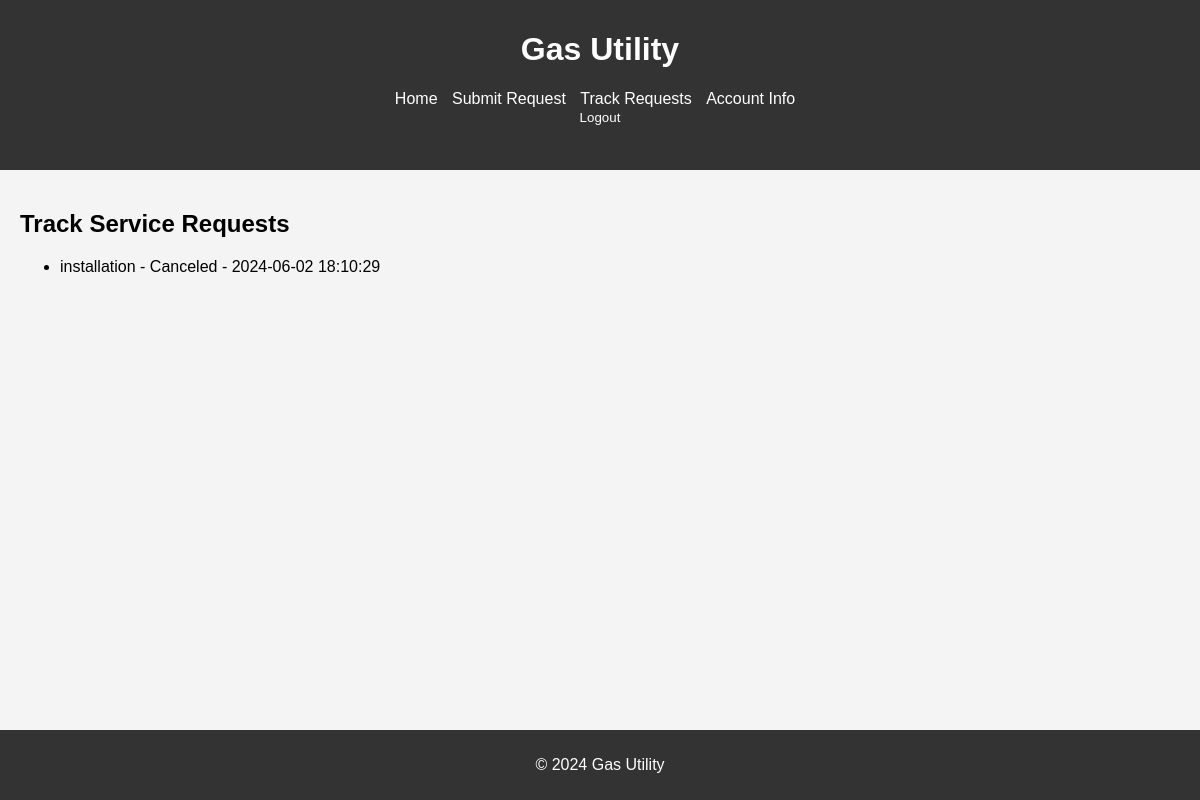
The page /track_requests/ (signed in) on the database as committed earlier.
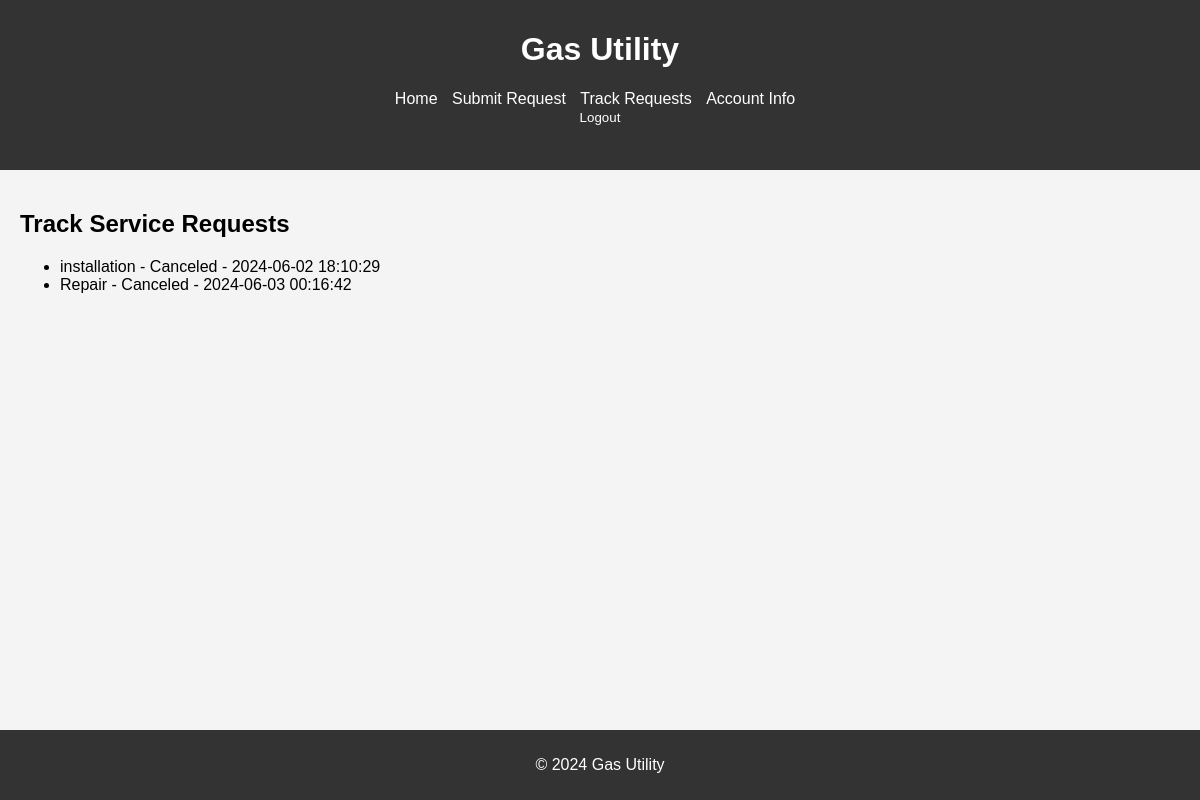
The same page on the database as committed later.
### customer_service/models.py (models this page shows)
class ServiceRequest(models.Model):
    INSTALLATION = 'Installation'
    MAINTENANCE = 'Maintenance'
    REPAIR = 'Repair'
    INSPECTION = 'Inspection'
    ENERGY_AUDIT = 'Energy Audit'
    REQUEST_TYPE_CHOICES = [
        (INSTALLATION, 'Installation'),
        (MAINTENANCE, 'Maintenance'),
        (REPAIR, 'Repair'),
        (INSPECTION, 'Inspection'),
        (ENERGY_AUDIT, 'Energy Audit'),
    ]
    PENDING = 'Pending'
    IN_PROGRESS = 'In Progress'
    COMPLETED = 'Completed'
    CANCELED = 'Canceled'
    STATUS_CHOICES = [
        (PENDING, 'Pending'),
        (IN_PROGRESS, 'In Progress'),
        (COMPLETED, 'Completed'),
        (CANCELED, 'Canceled'),
    ]
    user = models.ForeignKey(User, on_delete=models.CASCADE)
    request_type = models.CharField(max_length=100)
    description = models.TextField()
    status = models.CharField(max_length=50, default='Pending')
    created_at = models.DateTimeField(auto_now_add=True)
    updated_at = models.DateTimeField(auto_now=True)
    attachments = models.FileField(upload_to='service_request_attachments/', blank=True, null=True)

### customer_service/views.py (the view)
# urls.py: path('track_requests/', views.track_requests, name='track_requests'),
@login_required
def track_requests(request):
    requests = ServiceRequest.objects.filter(user=request.user)
    for req in requests:
        req.created_at = timezone.localtime(req.created_at)
    return render(request, 'customer_service/track_requests.html', {'requests': requests})

### customer_service/templates/customer_service/track_requests.html
{% extends "base_generic.html" %}
{% block content %}
  <h2>Track Service Requests</h2>
  <ul>
    {% for request in requests %}
      <li>{{ request.request_type }} - {{ request.status }} - {{ request.created_at|date:"Y-m-d H:i:s" }}</li>
    {% endfor %}
  </ul>
{% endblock %}

### customer_service/templates/base_generic.html (shortened to what this page needs)
<!DOCTYPE html>
<html lang="en">
<head>
</head>
<body>
    <header>
        <h1>Gas Utility</h1>
        <nav>
            <ul>
                <li><a href="{% url 'home' %}">Home</a></li>
                {% if user.is_authenticated %}
                    <li><a href="{% url 'submit_request' %}">Submit Request</a></li>
                    <li><a href="{% url 'track_requests' %}">Track Requests</a></li>
                    <li><a href="{% url 'account_info' %}">Account Info</a></li>
                    <li>
                        <form method="post" action="{% url 'logout' %}">
                            <button type="submit" style="background:none; border:none; color:white; cursor:pointer;">Logout</button>
                        </form>
                    </li>
                {% else %}
                    <li><a href="{% url 'login' %}">Login</a></li>
                    <li><a href="{% url 'register' %}">Register</a></li>
                {% endif %}
            </ul>
        </nav>
    </header>
    <main>
        {% block content %}{% endblock %}
    </main>
    <footer>
        <p>&copy; 2024 Gas Utility</p>
    </footer>
</body>
</html>

### customer_service/templates/base_generic.html (style rules this page uses)
body { font-family: Arial, sans-serif; margin: 0; padding: 0; background-color: #f4f4f4; }
header { background-color: #333; color: white; padding: 10px 0; text-align: center; }
nav ul { list-style-type: none; padding: 0; }
nav ul li { display: inline; margin-right: 10px; }
nav ul li a { color: white; text-decoration: none; }
main { padding: 20px; }
footer { background-color: #333; color: white; text-align: center; padding: 10px 0; position: fixed; width: 100%; bottom: 0; }

Rows that differ between the two databases and show on the page:
added ServiceRequest: request_type "Repair", status "Canceled", created_at "2024-06-03 00:16:42"
